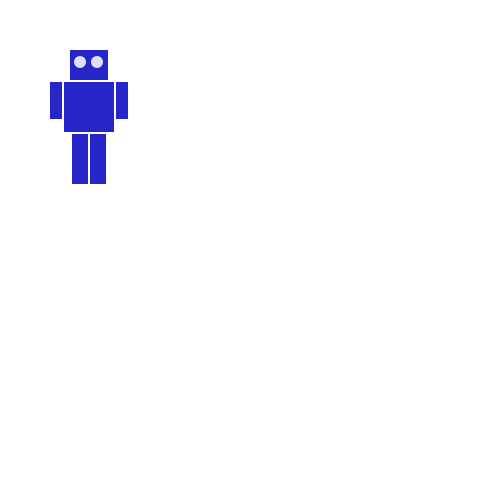
Frame 1 (no input)
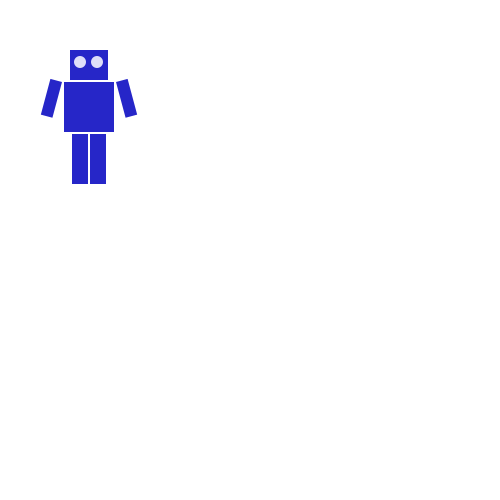
Frame 60 (the mouse pressed at the canvas centre just before this capture)
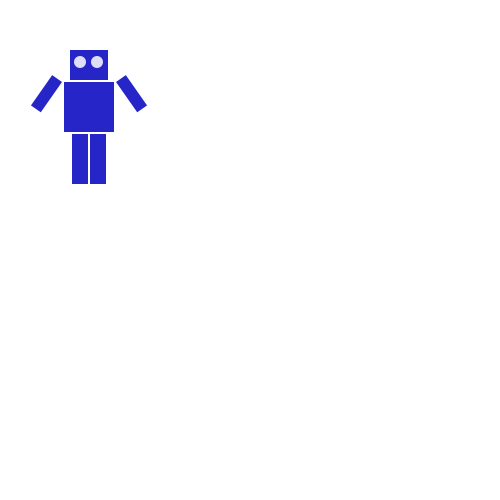
Frame 120 (the mouse held since frame 60 and released just before this capture)

The Processing sketch that drew these frames (run headless with seeded random() and noise(); from frame 60 on, the mouse is pressed at the canvas centre):

// Processing sketch: robot_animationKJ01a
// ── robot_animationKJ01a.pde
int armAngle = 0;
int angleChange = 5;
final int ANGLE_LIMIT = 135;

void setup()
{
  size(500, 500);
  smooth();
  frameRate(30);
}

void draw()
{
  background(255);
  //translate(100, 50); 
   //drawRobot();
   
  //translate(100, 50); 
   //drawRobot();
  
  pushMatrix();
  translate(50, 50); // place robot so arms are always on screen
  drawRobot();
  armAngle += angleChange;
  
  // if the arm has moved past its limit,
  // reverse direction and set within limits.
  if (armAngle > ANGLE_LIMIT || armAngle < 0)
  {
    angleChange = -angleChange;
    armAngle += angleChange;
  }
  popMatrix();
}

void drawRobot()
{
  noStroke();
  fill(38, 38, 200);
  rect(20, 0, 38, 30); // head
  rect(14, 32, 50, 50); // body
  drawLeftArm();
  drawRightArm();
  rect(22, 84, 16, 50); // left leg
  rect(40, 84, 16, 50); // right leg
  
  fill(222, 222, 249);
  ellipse(30, 12, 12, 12); // left eye
  ellipse(47, 12, 12, 12);  // right eye
}

void drawLeftArm()
{
  pushMatrix();
  translate(12, 32);
  rotate(radians(armAngle));
  rect(-12, 0, 12, 37); // left arm
  popMatrix();
}

void drawRightArm()
{
  pushMatrix();
  translate(66, 32);
  rotate(radians(-armAngle));
  rect(0, 0, 12, 37); // right arm
  popMatrix();
}
